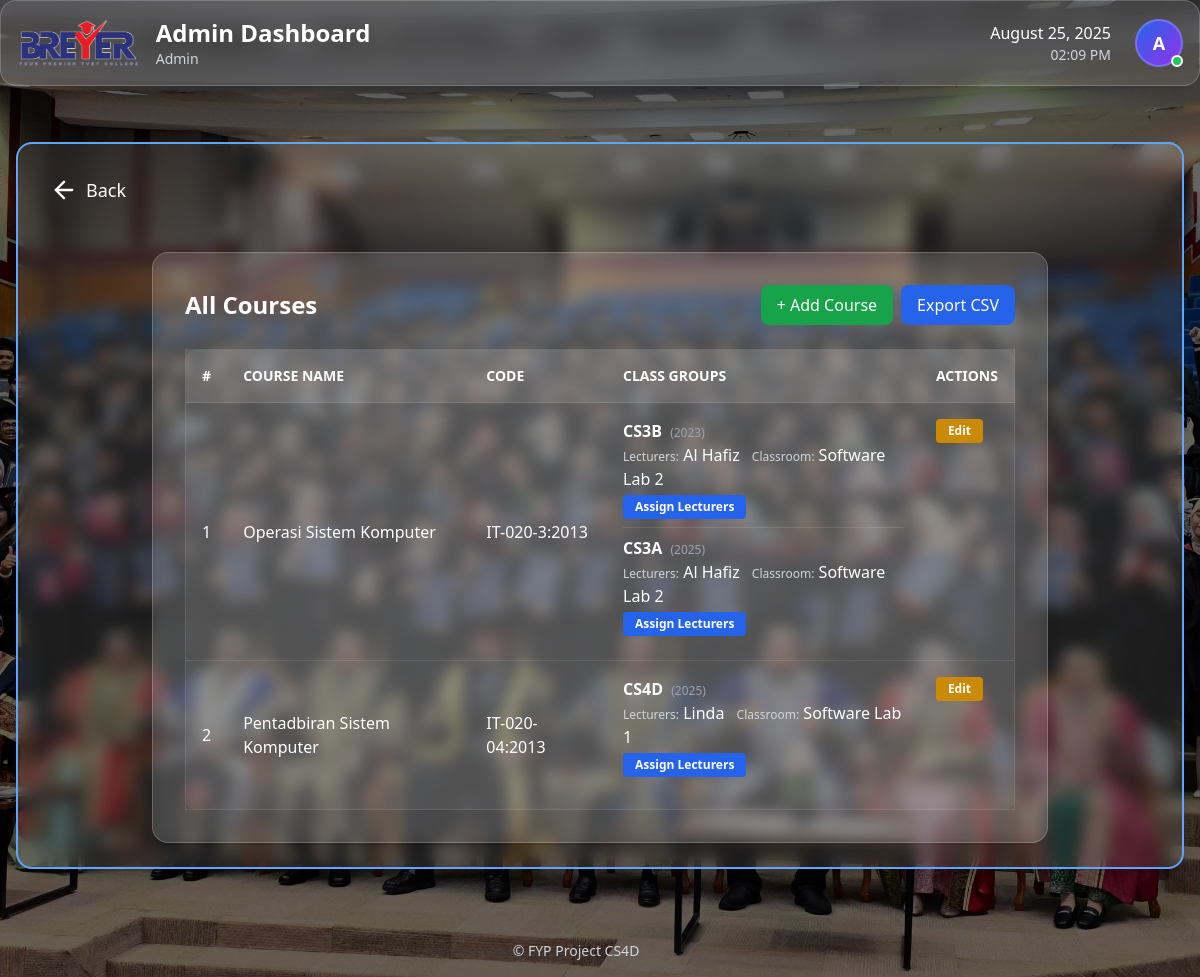
Before: /adminportal/courses/ (signed in) with the older database file.
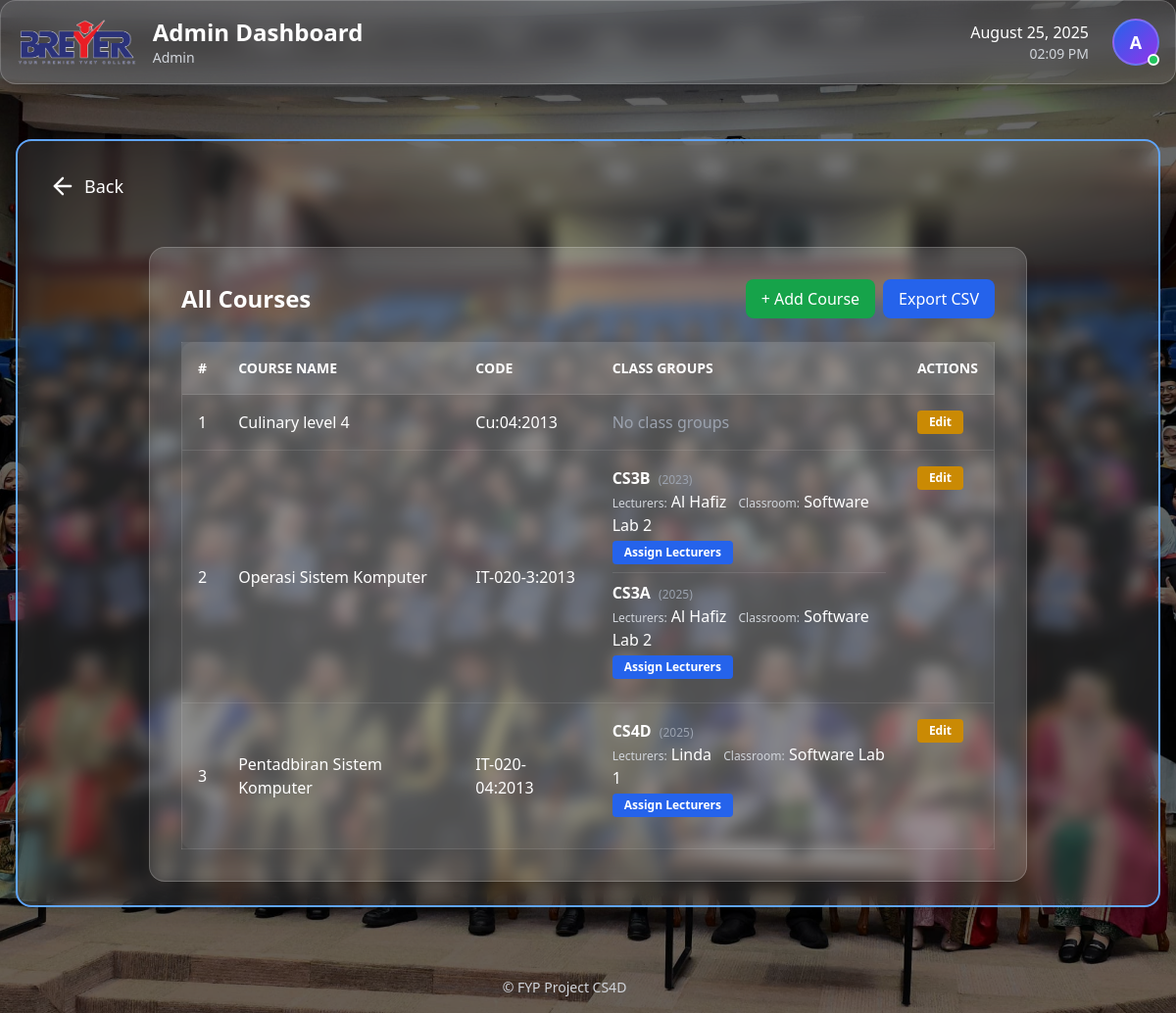
After: the same page with the newer database file.
### core/models.py (models this page shows, shortened)
class Course(models.Model):
    name = models.CharField(max_length=255)
    code = models.CharField(max_length=50, unique=True)
    department = models.ForeignKey(Department, on_delete=models.CASCADE, related_name='courses')
    description = models.TextField(blank=True)

class ClassGroup(models.Model):
    name = models.CharField(max_length=32)
    department = models.ForeignKey(Department, on_delete=models.CASCADE, related_name='classgroups')
    course = models.ForeignKey(Course, on_delete=models.CASCADE, related_name='classgroups')
    year = models.PositiveIntegerField(default=timezone.now().year)
    classroom = models.CharField(max_length=64, blank=True, null=True)
    lecturers = models.ManyToManyField('Lecturer', related_name='classgroups', blank=True)

class Lecturer(models.Model):
    user = models.OneToOneField(settings.AUTH_USER_MODEL, on_delete=models.CASCADE)
    profile_picture = models.ImageField(upload_to='profile_pics/', blank=True, null=True)
    department = models.ForeignKey(Department, on_delete=models.SET_NULL, null=True, related_name='lecturers')
    subjects = models.ManyToManyField(Subject, related_name='lecturers', blank=True)
    phone_number = models.CharField(max_length=20, blank=True, null=True)
    address = models.TextField(blank=True, null=True)

### accounts/models.py (models this page shows, shortened)
class CustomUser(AbstractBaseUser, PermissionsMixin):
    class Role(models.TextChoices):
        STUDENT = 'STUDENT', 'Student'
        LECTURER = 'LECTURER', 'Lecturer'
        ADMIN = 'ADMIN', 'Admin'
    email = models.EmailField(unique=True)
    identity_card_number = models.CharField(
        max_length=20, unique=True, verbose_name="IC/Identity Card No."
    )
    full_name = models.CharField(
        max_length=255, verbose_name="Full Name (as per IC)"
    )
    short_name = models.CharField(
        max_length=64, verbose_name="Short Name", blank=True,
        help_text="E.g. 'Ali', for display in tables/lists"
    )
    role = models.CharField(max_length=20, choices=Role.choices, default=Role.STUDENT)
    phone_number = models.CharField(max_length=20, blank=True, null=True)
    address = models.TextField(blank=True, null=True)
    department = models.ForeignKey(
        Department,
        null=True,
        blank=True,
        on_delete=models.SET_NULL,
        related_name='users'
    )
    profile_picture = models.ImageField(upload_to='profile_pics/', blank=True, null=True)
    is_staff = models.BooleanField(default=False)
    is_active = models.BooleanField(default=True)
    date_joined = models.DateTimeField(default=timezone.now, blank=True, null=True)
    USERNAME_FIELD = 'email'
    REQUIRED_FIELDS = ['identity_card_number', 'full_name', 'short_name']
    objects = CustomUserManager()
    def get_full_name(self):
        return self.full_name
    def get_short_name(self):
        return self.short_name or (self.full_name.split(' ')[0] if self.full_name else self.email)

### accounts/decorators.py (the view)
        @login_required
        def _wrapped_view(request, *args, **kwargs):
            if request.user.role != role:
                return HttpResponseForbidden("You are not authorized to view this page.")
            return view_func(request, *args, **kwargs)

### adminportal/views.py (called while the page is built)
@role_required(CustomUser.Role.ADMIN)
def course_list(request):
    courses = Course.objects.all().order_by('name')
    return render(request, 'adminportal/course_part/course_list.html', {'courses': courses})

### adminportal/templates/adminportal/course_part/course_list.html (shortened to what this page needs)
{% extends 'adminportal/base_adminportal.html' %}
{% load static %}
{% block content_inner %}
<div class="max-w-4xl mx-auto mt-10 p-8 bg-white/10 rounded-2xl shadow-lg border border-white/20 backdrop-blur">
  <div class="flex justify-between items-center mb-6">
    <h1 class="text-2xl font-bold text-white">All Courses</h1>
    <div class="flex gap-2">
      <a href="{% url 'adminportal:add_course' %}" class="bg-green-600 hover:bg-green-700 text-white px-4 py-2 rounded-lg font-medium transition">+ Add Course</a>
      <a href="{% url 'adminportal:export_courses' %}" class="bg-blue-600 hover:bg-blue-700 text-white px-4 py-2 rounded-lg font-medium transition">Export CSV</a>
    </div>
  </div>
  <div class="overflow-x-auto">
    <table class="min-w-full bg-white/5 border border-white/10 rounded-xl text-white">
      <thead class="bg-white/10 text-left text-sm uppercase font-semibold">
        <tr>
          <th class="p-4">#</th>
          <th class="p-4">Course Name</th>
          <th class="p-4">Code</th>
          <th class="p-4">Class Groups</th>
          <th class="p-4">Actions</th>
        </tr>
      </thead>
      <tbody>
        {% for course in courses %}
        <tr class="border-t border-white/10 hover:bg-white/5 transition">
          <td class="p-4">{{ forloop.counter }}</td>
          <td class="p-4 font-medium">{{ course.name }}</td>
          <td class="p-4">{{ course.code }}</td>
          <td class="p-4">
            {% if course.classgroups.all %}
              <ul class="space-y-2">
                {% for cg in course.classgroups.all %}
                  <li class="mb-2 pb-2 border-b border-white/10 last:border-0">
                    <span class="font-semibold">{{ cg.name }}</span>
                    <span class="ml-1 text-xs text-gray-400">({{ cg.year }})</span>
                    <br>
                    <span class="text-gray-300 text-xs">Lecturers:</span>
                    {% for lecturer in cg.lecturers.all %}
                      {{ lecturer.user.full_name }}{% if not forloop.last %}, {% endif %}
                    {% empty %}
                      <span class="text-gray-400">None</span>
                    {% endfor %}
                    <span class="ml-2 text-gray-300 text-xs">Classroom:</span> {{ cg.classroom|default:"-" }}
                    <br>
                    <a href="{% url 'adminportal:assign_lecturer_classgroup' cg.pk %}" class="inline-block mt-1 bg-blue-600 hover:bg-blue-700 text-white px-3 py-1 rounded transition text-xs font-semibold">
                      Assign Lecturers
                    </a>
                  </li>
                {% endfor %}
              </ul>
            {% else %}
              <span class="text-gray-400">No class groups</span>
            {% endif %}
          </td>
          <td class="p-4 flex gap-2">
            <a href="{% url 'adminportal:edit_course' course.pk %}" class="bg-yellow-600 hover:bg-yellow-700 text-white px-3 py-1 rounded transition text-xs font-semibold">
              Edit
            </a>
          </td>
        </tr>
        {% empty %}
        <tr>
          <td colspan="5" class="p-4 text-center text-gray-400">No courses found.</td>
        </tr>
        {% endfor %}
      </tbody>
    </table>
  </div>
</div>
{% endblock %}

Changed rows visible on the page:
added Course: name "Culinary level 4", code "Cu:04:2013", shows "No class groups"
